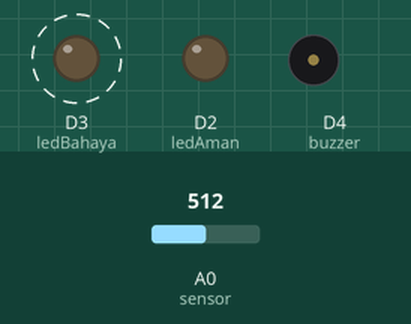
Bench run of a sketch on a simulated ESP8266 (NodeMCU). Shown: output pins drawn as LEDs (lit = HIGH), buzzer (waves = sounding, pin HIGH). Dashed ring = blinking. The inputs (shaded band) are chosen by the test bench; at power-on: A0 (sensor) = 512. WiFi joins after 1.5 s; servers stay silent unless stated; what the sketch prints to the serial monitor is not drawn.

Above: at 2.22 s.
2.8 s: A0 (sensor) set to 413
5.8 s: A0 (sensor) set to 383
At 6.9 s:
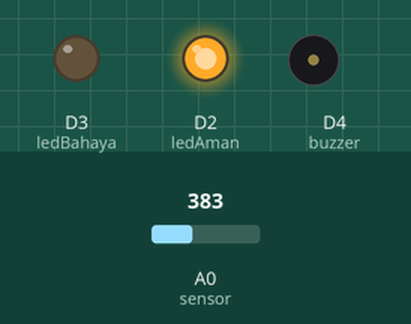
7.8 s: A0 (sensor) set to 410
At 8.55 s:
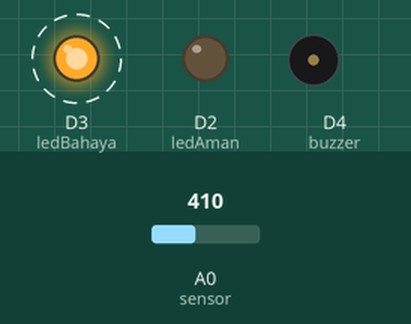
10.8 s: A0 (sensor) set to 390
At 12.2 s:
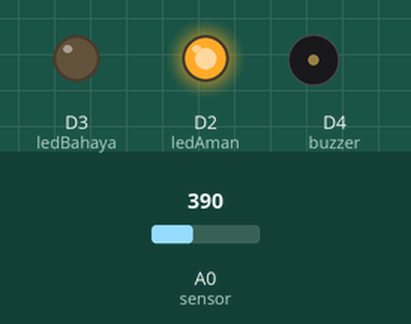
12.5 s: A0 (sensor) set to 511
At 12.66 s:
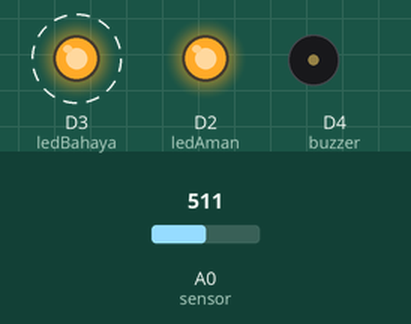
Timing chart, 0 to 16.5 s (numbered marks = the images above; inputs shaded):
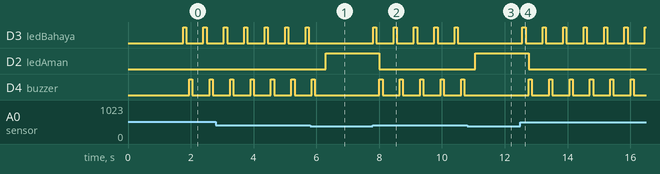

The sketch:

sensor_asapv2.ino
```cpp
// (licence header left out)
// FirebaseDemo_ESP8266 is a sample that demo the different functions
// of the FirebaseArduino API.

#include <ESP8266WiFi.h>
#include <FirebaseArduino.h>

// Set these to run example.
#define FIREBASE_HOST "asap-a1ef8.firebaseio.com"
#define FIREBASE_AUTH "5pcR6bdS2nyViCXxTivsoRVZG9G83oEEMcnN7nZk"
#define WIFI_SSID "Momoland"
#define WIFI_PASSWORD "01010101"
#define sensor A0
#define buzzer  D4
#define ledAman D2
#define ledBahaya D3

void setup() {
  Serial.begin(9600);
  pinMode(sensor,INPUT);
  pinMode(ledAman, OUTPUT);
  pinMode(ledBahaya, OUTPUT);
  pinMode(buzzer,OUTPUT);

  // connect to wifi.
  WiFi.begin(WIFI_SSID, WIFI_PASSWORD);
  Serial.print("connecting");
  while (WiFi.status() != WL_CONNECTED) {
    Serial.print(".");
    delay(500);
  }
  Serial.println();
  Serial.print("connected: ");
  Serial.println(WiFi.localIP());

  Firebase.begin(FIREBASE_HOST, FIREBASE_AUTH);
}

void loop() {
  Serial.println(analogRead(sensor));
  delay(100);
  Firebase.setInt("asap", analogRead(sensor));

  if (analogRead(sensor)>=400){

    digitalWrite(ledBahaya,HIGH);
    delay(100);
    digitalWrite(ledBahaya,LOW);
    delay(100);
    digitalWrite(ledAman,LOW);
    digitalWrite(buzzer, HIGH);
    delay(100);
    digitalWrite(buzzer, LOW);
    delay(100);

  }
  else{
    digitalWrite(ledAman,HIGH);
    digitalWrite(ledBahaya,LOW);
    digitalWrite(buzzer, LOW);
  }
}
```

Measured:
- the behaviour switches between 400 and 399 on A0 (sensor) (found by bisection; images 0 and 1)
- after the input at 5.8 s, D3 (ledBahaya): stops changing and stays LOW; D2 (ledAman): LOW → HIGH after 0.51 s; D4 (buzzer): goes on until 6.0 s, then stays LOW
- after the input at 7.8 s, D3 (ledBahaya): alternates HIGH for 0.10 s and LOW for 0.55 s, starting at once; D2 (ledAman): HIGH → LOW after 0.21 s; D4 (buzzer): alternates HIGH for 0.10 s and LOW for 0.55 s, starting after 0.21 s
- after the input at 10.8 s, D3 (ledBahaya), D4 (buzzer): stops changing and stays LOW; D2 (ledAman): LOW → HIGH after 0.26 s
- after the input at 12.5 s, D3 (ledBahaya): alternates HIGH for 0.10 s and LOW for 0.55 s, starting after 0.06 s; D2 (ledAman): HIGH → LOW after 0.26 s; D4 (buzzer): alternates HIGH for 0.10 s and LOW for 0.55 s, starting after 0.26 s
- by itself, D3 (ledBahaya), D4 (buzzer): alternates HIGH for 0.10 s and LOW for 0.55 s
